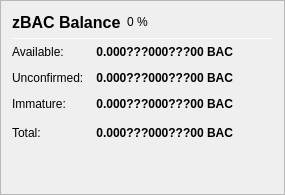
                   <widget class="QFrame" name="frame_ZerocoinBalances">
                    <property name="frameShape">
                     <enum>QFrame::StyledPanel</enum>
                    </property>
                    <property name="frameShadow">
                     <enum>QFrame::Raised</enum>
                    </property>
                    <layout class="QVBoxLayout" name="verticalLayout_7">
                     <item>
                      <layout class="QHBoxLayout" name="horizontalLayout_8" stretch="0,0,0">
                       <item>
                        <widget class="QLabel" name="label_5z_3">
                         <property name="minimumSize">
                          <size>
                           <width>0</width>
                           <height>20</height>
                          </size>
                         </property>
                         <property name="font">
                          <font>
                           <pointsize>12</pointsize>
                           <weight>75</weight>
                           <bold>true</bold>
                          </font>
                         </property>
                         <property name="text">
                          <string>zBAC Balance</string>
                         </property>
                        </widget>
                       </item>
                       <item>
                        <widget class="QLabel" name="labelzBACPercent">
                         <property name="text">
                          <string notr="true">0 %</string>
                         </property>
                        </widget>
                       </item>
                       <item>
                        <spacer name="horizontalSpacer_11">
                         <property name="orientation">
                          <enum>Qt::Horizontal</enum>
                         </property>
                         <property name="sizeHint" stdset="0">
                          <size>
                           <width>40</width>
                           <height>20</height>
                          </size>
                         </property>
                        </spacer>
                       </item>
                      </layout>
                     </item>
                     <item>
                      <widget class="Line" name="line_ZerocoinBalance">
                       <property name="minimumSize">
                        <size>
                         <width>0</width>
                         <height>1</height>
                        </size>
                       </property>
                       <property name="maximumSize">
                        <size>
                         <width>16777215</width>
                         <height>1</height>
                        </size>
                       </property>
                       <property name="orientation">
                        <enum>Qt::Horizontal</enum>
                       </property>
                      </widget>
                     </item>
                     <item>
                      <layout class="QGridLayout" name="gridLayout_5">
                       <property name="spacing">
                        <number>12</number>
                       </property>
                       <item row="1" column="0">
                        <widget class="QLabel" name="labelzBalanceMatureText">
                         <property name="toolTip">
                          <string>Mature: more than 20 confirmation and more than 1 mint of the same denomination after it was minted.
These zBAC are spendable.</string>
                         </property>
                         <property name="text">
                          <string>Available:</string>
                         </property>
                        </widget>
                       </item>
                       <item row="1" column="1">
                        <widget class="QLabel" name="labelzBalanceMature">
                         <property name="font">
                          <font>
                           <weight>75</weight>
                           <bold>true</bold>
                          </font>
                         </property>
                         <property name="toolTip">
                          <string>Mature: more than 20 confirmation and more than 1 mint of the same denomination after it was minted.
These zBAC are spendable.</string>
                         </property>
                         <property name="text">
                          <string notr="true">0.000???000???00 BAC</string>
                         </property>
                         <property name="alignment">
                          <set>Qt::AlignRight|Qt::AlignTrailing|Qt::AlignVCenter</set>
                         </property>
                        </widget>
                       </item>
                       <item row="2" column="0">
                        <widget class="QLabel" name="labelzBalanceUnconfirmedText">
                         <property name="toolTip">
                          <string>Unconfirmed: less than 20 confirmations
Immature: confirmed, but less than 1 mint of the same denomination after it was minted</string>
                         </property>
                         <property name="text">
                          <string>Unconfirmed:</string>
                         </property>
                        </widget>
                       </item>
                       <item row="2" column="1">
                        <widget class="QLabel" name="labelzBalanceUnconfirmed">
                         <property name="font">
                          <font>
                           <weight>75</weight>
                           <bold>true</bold>
                          </font>
                         </property>
                         <property name="toolTip">
                          <string>Unconfirmed: less than 20 confirmations
Immature: confirmed, but less than 1 mint of the same denomination after it was minted</string>
                         </property>
                         <property name="text">
                          <string notr="true">0.000???000???00 BAC</string>
                         </property>
                         <property name="alignment">
                          <set>Qt::AlignRight|Qt::AlignTrailing|Qt::AlignVCenter</set>
                         </property>
                        </widget>
                       </item>
                       <item row="3" column="0">
                        <widget class="QLabel" name="labelzBalanceImmatureText">
                         <property name="toolTip">
                          <string>Unconfirmed: less than 20 confirmations
Immature: confirmed, but less than 1 mint of the same denomination after it was minted</string>
                         </property>
                         <property name="text">
                          <string>Immature:</string>
                         </property>
                        </widget>
                       </item>
                       <item row="3" column="1">
                        <widget class="QLabel" name="labelzBalanceImmature">
                         <property name="font">
                          <font>
                           <weight>75</weight>
                           <bold>true</bold>
                          </font>
                         </property>
                         <property name="toolTip">
                          <string>Unconfirmed: less than 20 confirmations
Immature: confirmed, but less than 1 mint of the same denomination after it was minted</string>
                         </property>
                         <property name="text">
                          <string notr="true">0.000???000???00 BAC</string>
                         </property>
                         <property name="alignment">
                          <set>Qt::AlignRight|Qt::AlignTrailing|Qt::AlignVCenter</set>
                         </property>
                        </widget>
                       </item>
                       <item row="4" column="0">
                        <widget class="QLabel" name="labelzBalanceText">
                         <property name="toolTip">
                          <string>Your current zBAC balance, unconfirmed and immature zBAC included.</string>
                         </property>
                         <property name="text">
                          <string>Total:</string>
                         </property>
                        </widget>
                       </item>
                       <item row="4" column="1">
                        <widget class="QLabel" name="labelzBalance">
                         <property name="font">
                          <font>
                           <weight>75</weight>
                           <bold>true</bold>
                          </font>
                         </property>
                         <property name="cursor">
                          <cursorShape>IBeamCursor</cursorShape>
                         </property>
                         <property name="toolTip">
                          <string>Your current zBAC balance, unconfirmed and immature zBAC included.</string>
                         </property>
                         <property name="text">
                          <string notr="true">0.000???000???00 BAC</string>
                         </property>
                         <property name="alignment">
                          <set>Qt::AlignRight|Qt::AlignTrailing|Qt::AlignVCenter</set>
                         </property>
                         <property name="textInteractionFlags">
                          <set>Qt::LinksAccessibleByMouse|Qt::TextSelectableByKeyboard|Qt::TextSelectableByMouse</set>
                         </property>
                        </widget>
                       </item>
                       <item row="4" column="2">
                        <spacer name="horizontalSpacer_4">
                         <property name="orientation">
                          <enum>Qt::Horizontal</enum>
                         </property>
                         <property name="sizeHint" stdset="0">
                          <size>
                           <width>40</width>
                           <height>20</height>
                          </size>
                         </property>
                        </spacer>
                       </item>
                      </layout>
                     </item>
                     <item>
                      <spacer name="verticalSpacer_4">
                       <property name="orientation">
                        <enum>Qt::Vertical</enum>
                       </property>
                       <property name="sizeHint" stdset="0">
                        <size>
                         <width>20</width>
                         <height>40</height>
                        </size>
                       </property>
                      </spacer>
                     </item>
                    </layout>
                   </widget>
